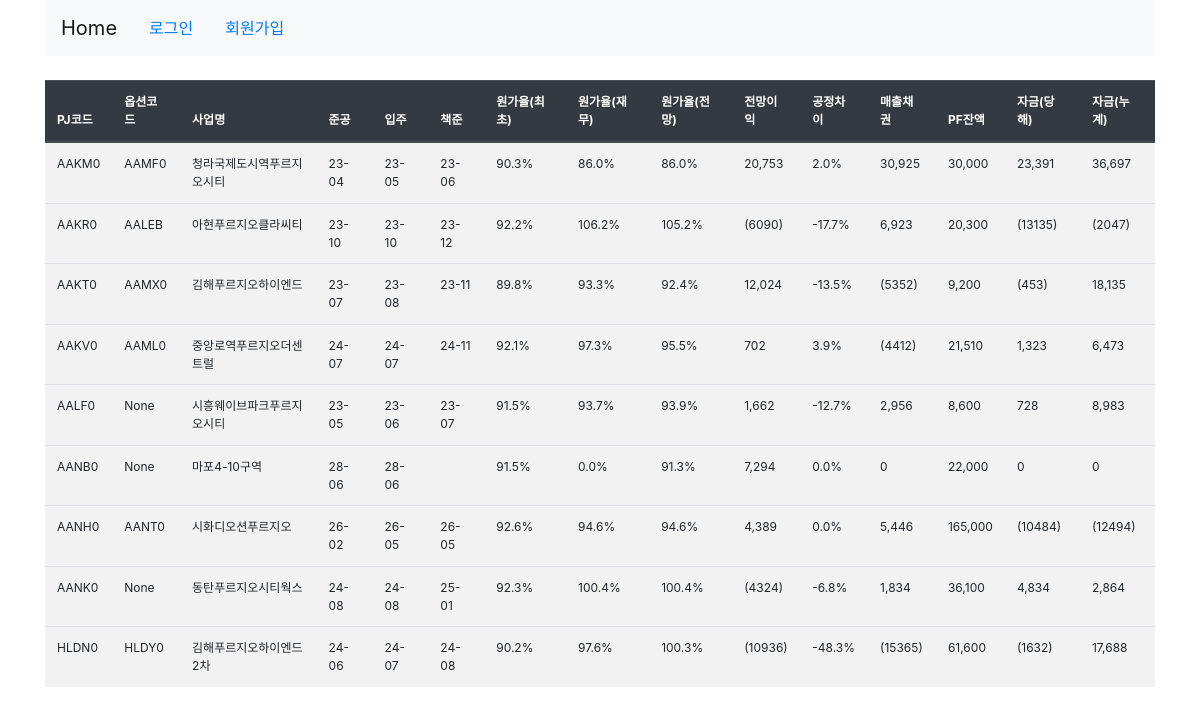
Screenshot of /ahome/pjmanage/ with the database file from the repository.
### ahome/models.py (models this page shows)
class Pjmanage(models.Model):
    pjcode = models.CharField(max_length=10)
    optcode = models.CharField(max_length=10,null=True, blank=True)
    pjname = models.TextField(null=True, blank=True)
    end_day = models.DateTimeField(null=True, blank=True)
    come_day = models.DateTimeField(null=True, blank=True)
    dead_day = models.DateTimeField(null=True, blank=True)
    first_rate = models.FloatField()
    finance_rate = models.FloatField()
    end_rate = models.FloatField()
    end_profit = models.IntegerField()
    diff_ing = models.FloatField()
    fund = models.IntegerField()
    pf_remain = models.IntegerField()
    cash_year = models.IntegerField()
    cash_all = models.IntegerField()

### ahome/views.py (the view)
# urls.py: path('pjmanage/', views.pj_list , name='pj_list'),
def pj_list(request):
    lists = Pjmanage.objects.all()
    context = { 'pjlist' : lists }
    return render(request, 'ahome/pj_manage.html', context)

### templates/ahome/pj_manage.html (shortened to what this page needs)
{% extends 'base.html' %}
{% load humanize %}
{% block content %}
<div class="container">
    <table class="table table-striped" style="font-size:12px;">
        <thead class="thead-dark">
        <tr>
            <th>PJ코드</th>
            <th>옵션코드</th>
            <th>사업명</th>
            <th>준공</th>
            <th>입주</th>
            <th>책준</th>
            <th>원가율(최초)</th>
            <th>원가율(재무)</th>
            <th>원가율(전망)</th>
            <th>전망이익</th>
            <th>공정차이</th>
            <th>매출채권</th>
            <th>PF잔액</th>
            <th>자금(당해)</th>
            <th>자금(누계)</th>
        </tr>
        </thead>
        <tbody>
        {% for list in pjlist %}
        <tr>
            <td> {{ list.pjcode }} </td>
            <td> {{ list.optcode }} </td>
            <td> {{ list.pjname }} </td>
            <td> {{ list.end_day|date:'y-m' }}</td>
            <td> {{ list.come_day|date:'y-m' }}</td>
            <td> {{ list.dead_day|date:'y-m' }}</td>
            <td> {{ list.first_rate }}</td>
            <td> {{ list.finance_rate }}</td>
            <td> {{ list.end_rate }}</td>
            <td> {{ list.end_profit|intcomma }}</td>
            <td> {{ list.diff_ing }}</td>
            <td> {{ list.fund | intcomma }}</td>
            <td> {{ list.pf_remain|intcomma }}</td>
            <td> {{ list.cash_year |intcomma }}</td>
            <td> {{ list.cash_all | intcomma }}</td>
        <tr>
        {% endfor %}
        </tbody>
    </table>
</div>
{% endblock %}

### rows the page displays
Pjmanage: pjcode "AAKM0", optcode "AAMF0", pjname "청라국제도시역푸르지오시티", end_day "23-04", come_day "23-05", dead_day "23-06", first_rate "90.3%", finance_rate "86.0%", end_rate "86.0%", end_profit "20,753", diff_ing "2.0%", fund "30,925", pf_remain "30,000", cash_year "23,391", cash_all "36,697"
Pjmanage: pjcode "AAKR0", optcode "AALEB", pjname "아현푸르지오클라씨티", end_day "23-10", come_day "23-10", dead_day "23-12", first_rate "92.2%", finance_rate "106.2%", end_rate "105.2%", end_profit "(6090)", diff_ing "-17.7%", fund "6,923", pf_remain "20,300", cash_year "(13135)", cash_all "(2047)"
Pjmanage: pjcode "AAKT0", optcode "AAMX0", pjname "김해푸르지오하이엔드", end_day "23-07", come_day "23-08", dead_day "23-11", first_rate "89.8%", finance_rate "93.3%", end_rate "92.4%", end_profit "12,024", diff_ing "-13.5%", fund "(5352)", pf_remain "9,200", cash_year "(453)", cash_all "18,135"
Pjmanage: pjcode "AAKV0", optcode "AAML0", pjname "중앙로역푸르지오더센트럴", end_day "24-07", come_day "24-07", dead_day "24-11", first_rate "92.1%", finance_rate "97.3%", end_rate "95.5%", end_profit "702", diff_ing "3.9%", fund "(4412)", pf_remain "21,510", cash_year "1,323", cash_all "6,473"
Pjmanage: pjcode "AALF0", optcode "None", pjname "시흥웨이브파크푸르지오시티", end_day "23-05", come_day "23-06", dead_day "23-07", first_rate "91.5%", finance_rate "93.7%", end_rate "93.9%", end_profit "1,662", diff_ing "-12.7%", fund "2,956", pf_remain "8,600", cash_year "728", cash_all "8,983"
Pjmanage: pjcode "AANB0", optcode "None", pjname "마포4-10구역", end_day "28-06", come_day "28-06", first_rate "91.5%", finance_rate "0.0%", end_rate "91.3%", end_profit "7,294", diff_ing "0.0%", fund "0", pf_remain "22,000", cash_year "0", cash_all "0"
Pjmanage: pjcode "AANH0", optcode "AANT0", pjname "시화디오션푸르지오", end_day "26-02", come_day "26-05", dead_day "26-05", first_rate "92.6%", finance_rate "94.6%", end_rate "94.6%", end_profit "4,389", diff_ing "0.0%", fund "5,446", pf_remain "165,000", cash_year "(10484)", cash_all "(12494)"
Pjmanage: pjcode "AANK0", optcode "None", pjname "동탄푸르지오시티웍스", end_day "24-08", come_day "24-08", dead_day "25-01", first_rate "92.3%", finance_rate "100.4%", end_rate "100.4%", end_profit "(4324)", diff_ing "-6.8%", fund "1,834", pf_remain "36,100", cash_year "4,834", cash_all "2,864"
Pjmanage: pjcode "HLDN0", optcode "HLDY0", pjname "김해푸르지오하이엔드2차", end_day "24-06", come_day "24-07", dead_day "24-08", first_rate "90.2%", finance_rate "97.6%", end_rate "100.3%", end_profit "(10936)", diff_ing "-48.3%", fund "(15365)", pf_remain "61,600", cash_year "(1632)", cash_all "17,688"
